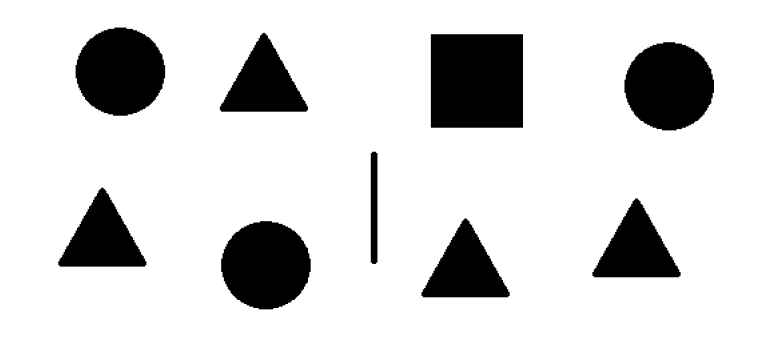
#> input picture Shapes.PNG, 759 x 339 px
$ python -i '3.9.2-OpenCV_ Contour Features.py'   (imports and definitions only)
#> lines starting #> are read from the running program, lines starting #| are printed output that depends on the picture; after the words box and inside, x2 and y2 are one past the last pixel; in counts of white or black regions, pixels touching at a corner belong together; long printed decimals are rounded
import cv2
import numpy as np

def Moment(img):
#> called with img = 'Shapes.PNG'
    img = cv2.imread(img)
#> img is the input picture: shape (339, 759, 3); min 0, max 255, mean 212.4
    Canny = cv2.Canny(img,179,239)
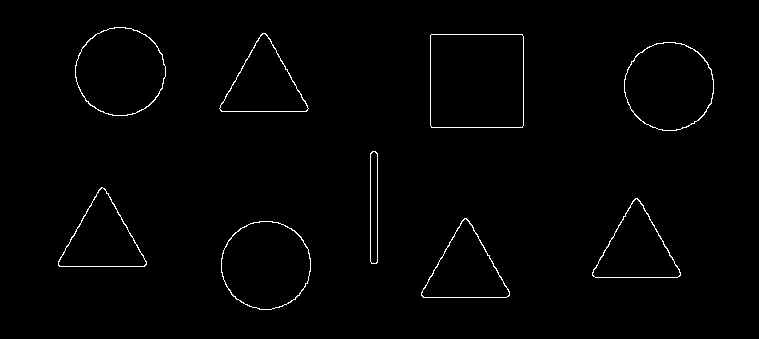
#> Canny: shape (339, 759); 1.1% white in thin lines or dots, all inside (x1, y1, x2, y2) = (58, 27, 714, 310)
    contours, hierarchy = cv2.findContours(Canny,cv2.RETR_TREE,cv2.CHAIN_APPROX_NONE)
#> contours = 18 contours; largest, box (x1, y1, x2, y2) and area: (430, 34, 524, 128) 8644, (430, 34, 524, 128) 8642, (75, 27, 166, 116) 6197, (624, 42, 714, 131) 6190, (221, 221, 311, 310) 6186
    cv2.drawContours(img,contours,-1,(0,0,255),2)
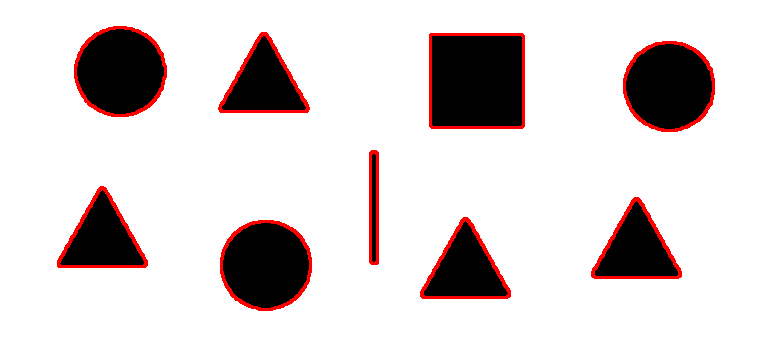
#> img: shape (339, 759, 3); 3.43% of pixels changed, all inside (x1, y1, x2, y2) = (57, 26, 715, 311)
    cnt = contours[0]
#> cnt = contour of 257 points, box (x1, y1, x2, y2) (221, 221, 311, 310), area 6186
    moment = cv2.moments(cnt)
#> moment = moments, m00 6185.5, centre m10/m00, m01/m00 = (265.5, 264.8)
    print(moment)
#> (printed output is left out)
    Cx = moment['m10']/moment['m00']
#> Cx = 265.5
    Cy = moment['m01']/moment['m00']
#> Cy = 264.8
    cv2.circle(img,(int(Cx),int(Cy)),1,(0,0,255))
#> img: shape (339, 759, 3); under 0.01% of pixels changed, all inside (x1, y1, x2, y2) = (264, 263, 267, 266)
    print ('Cg = ({},{})'.format(Cx,Cy))
#| Cg = (265.492,264.759)
    cv2.imshow('Canny',Canny)
    cv2.imshow('img',img)
    cv2.waitKey(0) & 0xFF


def ContourArea(img):
    img = cv2.imread(img)
    Canny = cv2.Canny(img,179,239)
    contours, hierarchy = cv2.findContours(Canny,cv2.RETR_TREE,cv2.CHAIN_APPROX_NONE)
    cv2.drawContours(img,contours,-1,(0,0,255),2)
    cnt = contours[0]
    moment = cv2.moments(cnt)
    Cx = moment['m10']/moment['m00']
    Cy = moment['m01']/moment['m00']
    Area = cv2.contourArea(cnt)
    cv2.putText(img,'Area = {}'.format(Area),(int(Cx)-60,int(Cy)),cv2.FONT_HERSHEY_SIMPLEX, 0.5, (0, 0, 255), 1, cv2.LINE_AA)
    cv2.imshow('Canny',Canny)
    cv2.imshow('img',img)
    cv2.waitKey(0) & 0xFF


def Perimeter(img):
    im = cv2.imread(img)
    edges = cv2.Canny(im,130,200)
    contours, hierarchy = cv2.findContours(edges, cv2.RETR_TREE, cv2.CHAIN_APPROX_SIMPLE)
    cnt = contours[0]
    perimeter = cv2.arcLength(cnt,True)
    return perimeter


def Approx(img):
    im = cv2.imread(img)
    edges = cv2.Canny(im,130,200)
    contours, hierarchy = cv2.findContours(edges, cv2.RETR_TREE, cv2.CHAIN_APPROX_SIMPLE)
    cnt = contours[0]
    epsilon = 0.03*cv2.arcLength(cnt,True)
    approx = cv2.approxPolyDP(cnt,epsilon,True)
    return len(approx)


def Convex(img):
    im = cv2.imread(img)
    edges = cv2.Canny(im,130,200)
    contours, hierarchy = cv2.findContours(edges, cv2.RETR_TREE, cv2.CHAIN_APPROX_SIMPLE)
    cnt = contours[0]
    print(cv2.isContourConvex(cnt))
    hull = cv2.convexHull(cnt,returnPoints=False)
    print(hull)

my_images0= 'Shapes.PNG'
my_images1= 'Single shape.PNG'
my_images2= 'Single shape 2.PNG'
my_images3= 'Single shape 3.png'

# [1 line not run here, left out]

>>> result = Moment('Shapes.PNG')
